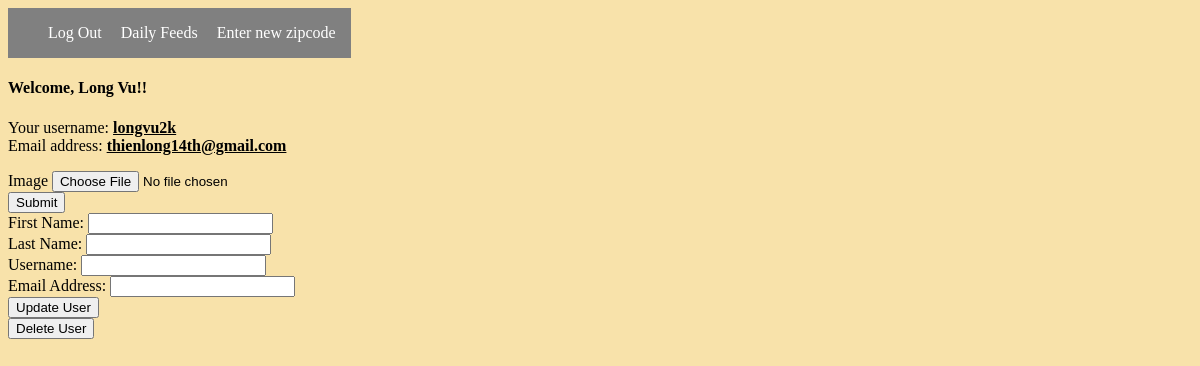
/editUser/5, run on the app's committed database.
### rateApp/models.py (models this page shows, shortened)
class User(models.Model):
    firstName = models.CharField(max_length=45)
    lastName = models.CharField(max_length=45)
    image = models.ImageField(upload_to=filepath, null=True, blank=True)
    email = models.EmailField(unique=True)
    username = models.CharField(max_length=45)
    password = models.CharField(max_length=45)
    created_at = models.DateTimeField(auto_now_add=True)
    updated_at = models.DateTimeField(auto_now=True)
    objects = UserManager()

### rateApp/views.py (the view)
# urls.py: path('editUser/<int:user_id>', views.editUser),
def editUser(request, user_id):
    user = User.objects.get(id=user_id)
    context = {
        'user': user,
    }
    return render(request, 'editUser.html', context)

### rateApp/templates/editUser.html (shortened to what this page needs)
<!DOCTYPE html>
<html lang="en">
<head>
    {% load static %}
    <link rel='stylesheet' href="{% static 'css/styles.css' %}">
</head>
<body>
    <header>
            <nav class="navbar">
            <ul>
                <li><a href="/logout">Log Out</a></li>
                <li><a href="/success/">Daily Feeds</a></li>
                <li><a href="/zipcode/">Enter new zipcode</a></li>
            </ul>
            </nav>
        </header>
        <div class='all'>
            <h4>Welcome, {{user.firstName}} {{user.lastName}}!!</h4>
            <p>Your username: <b><u>{{user.username}}</u></b><br>
            Email address: <b><u>{{user.email}}</u></b></p>
        </div>
        <div class="pic">
            <form action='/uploadImage/' method="post" enctype="multipart/form-data">
                <section>
                    <label for="" class="form-label">Image</label>
                    <input type="file" Required name="image" class="form-control">
                </section>
                <button type="submit">Submit</button>
            </form>
        </div>
        <div class='login'>
            <form action='/updateUser/{{user.id}}' method='post' enctype="multipart/form-data">
                <section>
                    <label for='firstName'>First Name:</label>
                    <input type='text' name='firstName' id='firstName' value='{{editUser.firstName}}'>
                </section>
                <section>
                    <label for='lastName'>Last Name:</label>
                    <input type='text' name='lastName' id='lastName' value='{{editUser.lastName}}'>
                </section>
                <section>
                    <label for='username'>Username:</label>
                    <input type='text' name='username' id='username' value='{{editUser.username}}'>
                </section>
                <section>
                    <label form='email'>Email Address:</label>
                    <input type='email' name='email' id='email' value={{editUser.email}}>
                </section>
                <button>Update User</button>
            </form>
            <a href='/deleteUser/{{user.id}}'><button>Delete User</button></a>
        </div>
</body>
</html>

### rateApp/static/css/styles.css (style rules this page uses)
body { background-color: rgb(248, 226, 170); display: flex; flex-direction: column; }
.navbar { background-color: gray; color: white; float: left; }
li { display: inline; margin-right: 15px; }
a { text-decoration: none; color: white; }

### data on the page
User: firstName "Long", lastName "Vu", username "longvu2k", email "thienlong14th@gmail.com"
